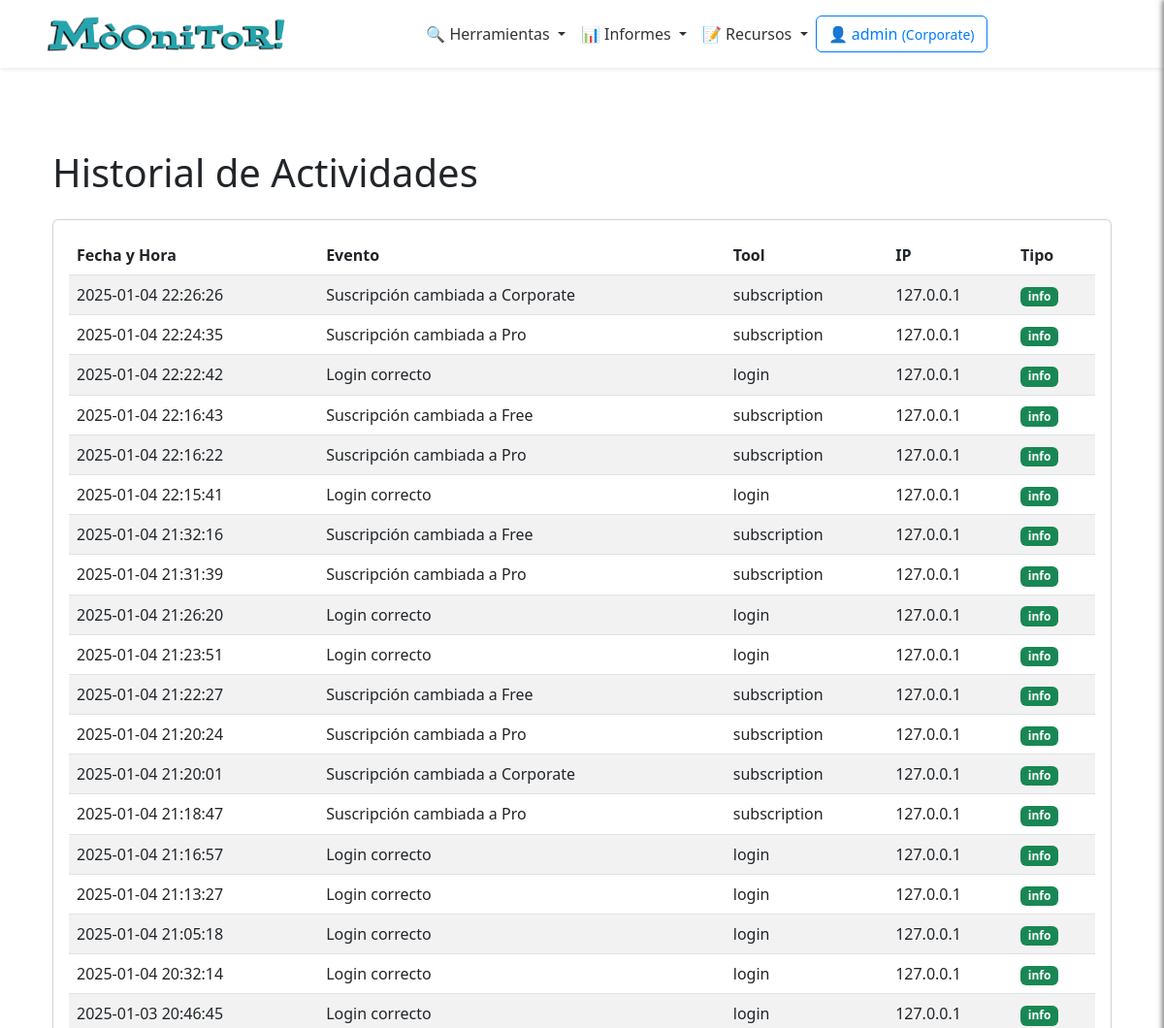
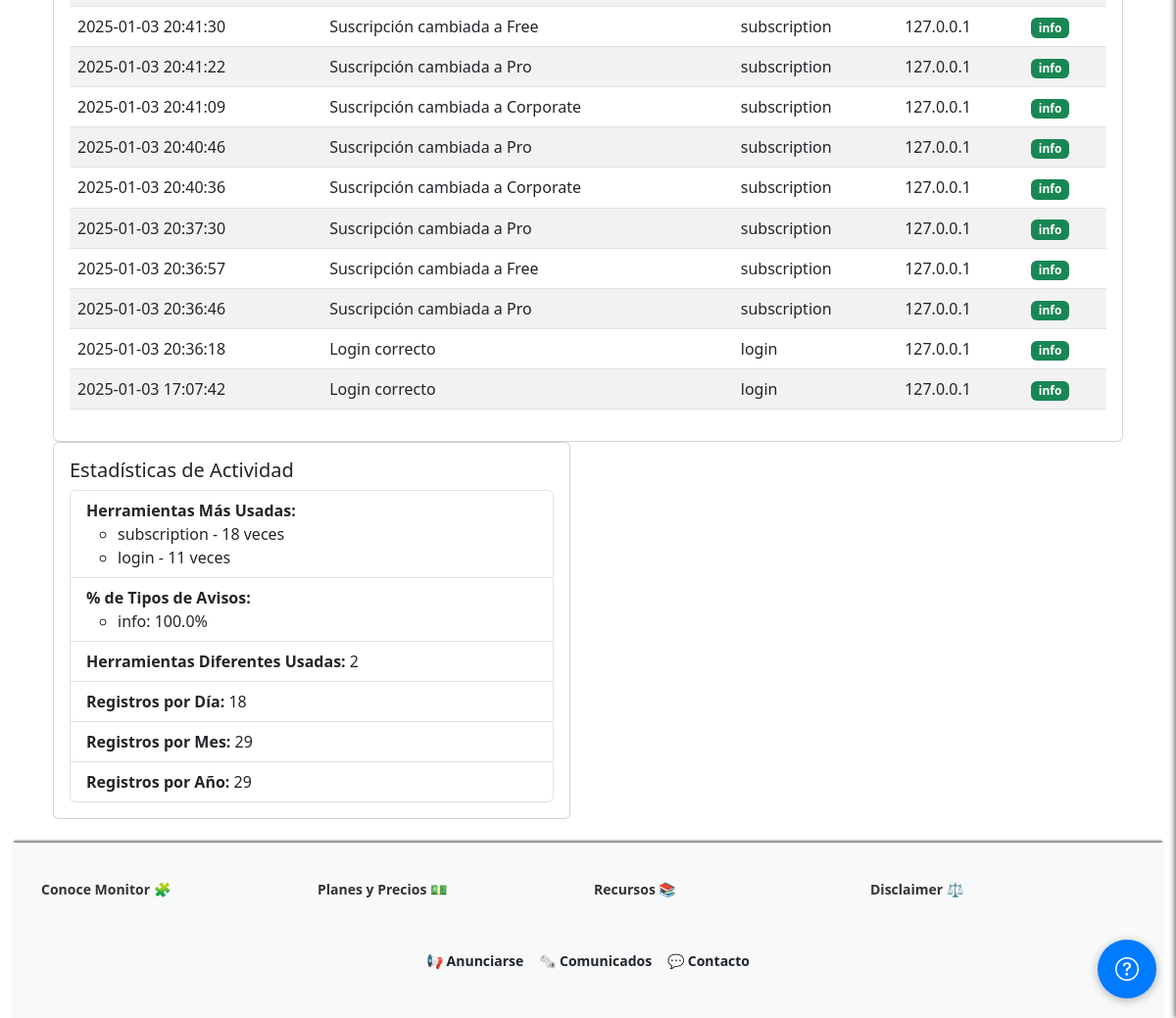
Page /profile/logs (signed in) on the committed database (2 pictures, top to bottom).
### app/models/user_model.py (models this page shows, shortened)
class Users(UserMixin, db.Model):
    __tablename__ = 'Users'
    id = db.Column(db.Integer, primary_key=True)
    username = db.Column(db.String(80), unique=True, nullable=False)
    email = db.Column(db.String(120), unique=True, nullable=False)
    password_hash = db.Column(db.String(255), nullable=False)
    token = db.Column(db.String(255), index=True, unique=True)
    active = db.Column(db.Boolean, default=False)
    registered_on = db.Column(db.DateTime, nullable=False, default=datetime.datetime.utcnow)
    config = db.Column(JSONType)
    role = db.Column(db.String(20), nullable=False, default='usuario')
    subscription_plan = db.Column(Enum('Free', 'Pro', 'Corporate', name='subscription_plans'), default='Free')
    subscription_currency = db.Column(db.String(3), default='USD')  # ISO currency codes (e.g., USD, EUR)
    subscription_expiration = db.Column(db.DateTime, nullable=True)
    subscription_frequency = db.Column(Enum('Monthly', 'Annually', name='subscription_frequency'), default='Monthly')
    primary_payment = db.Column(JSONType, nullable=True)  # IBAN, SWIFT, etc.
    secondary_payment = db.Column(JSONType, nullable=True)
    transactions = db.relationship('Transaction', backref='user', lazy=True)

class UserLog(db.Model):
    __tablename__ = 'UserLogs'
    id = db.Column(db.Integer, primary_key=True)
    user_id = db.Column(db.Integer, db.ForeignKey('Users.id'), nullable=False)
    username = db.Column(db.String(80), nullable=False)
    event = db.Column(db.String(255), nullable=False)  # Description of the event
    tool = db.Column(db.String(255), nullable=False)  # Tool used
    timestamp = db.Column(db.DateTime, nullable=False, default=datetime.datetime.utcnow)
    ip_address = db.Column(db.String(45), nullable=False)  # Supports IPv4/IPv6
    log_type = db.Column(Enum('info', 'warn', 'err', name='log_types'), nullable=False)

### app/views/user_views.py (the view)
@app.route('/profile/logs')
@login_required
def view_logs():
    breadcrumbs = [{'url': '/profile', 'text': 'Perfil'}, {'url': '/profile/logs', 'text': 'Historial de Actividades'}]
    logs = UserLog.query.filter_by(user_id=current_user.id).order_by(UserLog.timestamp.desc()).all()
    stats = calculate_log_statistics(logs)
    return render_template('user/view_logs.html', logs=logs, stats=stats, breadcrumbs=breadcrumbs)

### app/__init__.py (called while the page is built)
@app.context_processor
def inject_sidebar_info():
    return dict(is_admin=current_user.is_authenticated and current_user.role == 'admin')

@app.context_processor
def inject_breadcrumb():
    breadcrumbs = [
        {'url': '/', 'text': 'Inicio'},
        {'url': '/profile', 'text': 'Opcion 1'},
        {'url': '/profile/edit', 'text': 'Sub opcion 1'}
    ]
    return {'breadcrumbs': breadcrumbs}

@app.context_processor
def inject_grouped_tools():
    grouped_tools = {}
    for category, tools_in_category in groupby(sorted(tools, key=itemgetter('category')), key=itemgetter('category')):
        subcategories = {}
        for subcategory, tools_in_subcategory in groupby(sorted(tools_in_category, key=itemgetter('subcategory')), key=itemgetter('subcategory')):
            subcategories[subcategory] = list(tools_in_subcategory)
        grouped_tools[category] = subcategories
    return dict(grouped_tools=grouped_tools)

@login_manager.user_loader
def load_user(user_id):
    return Users.query.get(int(user_id))

### app/templates/user/view_logs.html (shortened to what this page needs)
{% extends 'base.html' %}
{% block content %}
<div class="container">
  <h1 class="my-4">Historial de Actividades</h1>
  <div class="card">
    <div class="card-body">
      {% if logs %}
      <table id="logsTable" class="table table-striped">
        <thead>
          <tr>
            <th>Fecha y Hora</th>
            <th>Evento</th>
            <th>Tool</th>
            <th>IP</th>
            <th>Tipo</th>
          </tr>
        </thead>
        <tbody>
          {% for log in logs %}
          <tr>
            <td>{{ log.timestamp.strftime('%Y-%m-%d %H:%M:%S') }}</td>
            <td>{{ log.event }}</td>
            <td>{{ log.tool }}</td>
            <td>{{ log.ip_address }}</td>
            <td>
              <span class="badge {% if log.log_type == 'info' %}bg-success{% elif log.log_type == 'warn' %}bg-warning{% else %}bg-danger{% endif %}">
                {{ log.log_type }}
              </span>
            </td>
          </tr>
          {% endfor %}
        </tbody>
      </table>
      {% else %}
      <p>No hay registros de actividad disponibles.</p>
      {% endif %}
    </div>
  </div>
    <div class="row mb-4">
        <div class="col-md-6">
          <div class="card">
            <div class="card-body">
              <h5 class="card-title">Estadísticas de Actividad</h5>
              <ul class="list-group">
                <li class="list-group-item">
                  <strong>Herramientas Más Usadas:</strong>
                  <ul>
                    {% for tool, count in stats['most_used_tools'] %}
                    <li>{{ tool }} - {{ count }} veces</li>
                    {% endfor %}
                  </ul>
                </li>
                <li class="list-group-item">
                  <strong>% de Tipos de Avisos:</strong>
                  <ul>
                    {% for log_type, percentage in stats['log_type_percentages'].items() %}
                    <li>{{ log_type }}: {{ percentage|round(2) }}%</li>
                    {% endfor %}
                  </ul>
                </li>
                <li class="list-group-item">
                  <strong>Herramientas Diferentes Usadas:</strong> {{ stats['unique_tools'] }}
                </li>
                <li class="list-group-item">
                  <strong>Registros por Día:</strong> {{ stats['logs_per_day'] }}
                </li>
                <li class="list-group-item">
                  <strong>Registros por Mes:</strong> {{ stats['logs_per_month'] }}
                </li>
                <li class="list-group-item">
                  <strong>Registros por Año:</strong> {{ stats['logs_per_year'] }}
                </li>
              </ul>
            </div>
          </div>
        </div>
      </div>
</div>
{% endblock %}

### app/templates/inc/navbar.html (shortened to what this page needs)
<nav class="navbar navbar-expand-lg navbar-light bg-white shadow-sm">
  <div class="container">
    <a class="navbar-brand mx-auto" href="{{ url_for('index') }}">
      <img src="{{ url_for('static', filename='logo.png') }}" alt="Logo" height="50"
        class="d-inline-block align-text-top">
    </a>
    <div class="collapse navbar-collapse justify-content-center" id="navbarNav">
      <ul class="navbar-nav align-items-center">
        <li class="nav-item dropdown">
          <a class="nav-link dropdown-toggle" href="#" id="domainDnsDropdown" role="button" data-bs-toggle="dropdown"
            aria-expanded="false">
            🔍 Herramientas
          </a>
        </li>
        <li class="nav-item dropdown">
          <a class="nav-link dropdown-toggle" href="#" id="domainDnsDropdown" role="button" data-bs-toggle="dropdown"
            aria-expanded="false">
            📊 Informes
          </a>
        </li>
        <li class="nav-item dropdown">
          <a class="nav-link dropdown-toggle" href="#" id="domainDnsDropdown" role="button" data-bs-toggle="dropdown"
            aria-expanded="false">
            📝 Recursos
          </a>
        </li>
      </ul>
    <div class="d-flex flex-column flex-sm-row align-items-center justify-content-center ms-0 mb-3 mt-3">
      {% if current_user.is_authenticated %}
          <a href="/dashboard" class="btn btn-outline-primary mb-2 mb-sm-0 me-sm-2">
              <span class="item-responsive">👤 {{ current_user.username }}
                  <small>({{ current_user.subscription_plan }})</small>
              </span>
          </a>
      {% endif %}
  </div>
    </div>
  </div>
</nav>

### app/static/css/style.css (style rules this page uses)
:root { --primary-color: #007bff; --secondary-color: #6c757d; --background-color: #f8f9fa; --text-color: #212529; --info-color: #7c71c5; --navbar-background: white; --navbar-shadow: 0 4px 2px -2px rgba(0, 0, 0, 0.1); --navbar-link: #333; --white: #fff; --featured-column: #f9f9f9; --menu-header: #000; --menu-separator: #ccc; }
body { display: flex; flex-direction: column; min-height: 100vh; background-image: url('https://ciberpunk.es/wp-content/uploads/2020/12/finance4-section-bg2.png'); background-repeat: repeat-y; background-blend-mode: normal; }
.navbar { background-color: var(--navbar-background); box-shadow: var(--navbar-shadow); width: 100%; display: block; padding: 0; box-shadow: var(--navbar-shadow); position: relative; }
.navbar-nav .nav-link { color: var(--navbar-link); }
.btn-outline-primary { border-color: var(--primary-color); color: var(--primary-color); }
.row { margin-right: 0 !important; }

### rows in the picture
Users: username "admin", subscription_plan "Corporate"
UserLog: timestamp "2025-01-04 22:26:26", event "Suscripción cambiada a Corporate", tool "subscription", ip_address "127.0.0.1", log_type "info", count "18"
UserLog: timestamp "2025-01-04 22:24:35", event "Suscripción cambiada a Pro", tool "subscription", ip_address "127.0.0.1", log_type "info"
UserLog: timestamp "2025-01-04 22:22:42", event "Login correcto", tool "login", ip_address "127.0.0.1", log_type "info", count "11"
UserLog: timestamp "2025-01-04 22:16:43", event "Suscripción cambiada a Free", tool "subscription", ip_address "127.0.0.1", log_type "info"
UserLog: timestamp "2025-01-04 22:16:22", event "Suscripción cambiada a Pro", tool "subscription", ip_address "127.0.0.1", log_type "info"
UserLog: timestamp "2025-01-04 22:15:41", event "Login correcto", tool "login", ip_address "127.0.0.1", log_type "info"
UserLog: timestamp "2025-01-04 21:32:16", event "Suscripción cambiada a Free", tool "subscription", ip_address "127.0.0.1", log_type "info"
UserLog: timestamp "2025-01-04 21:31:39", event "Suscripción cambiada a Pro", tool "subscription", ip_address "127.0.0.1", log_type "info"
UserLog: timestamp "2025-01-04 21:26:20", event "Login correcto", tool "login", ip_address "127.0.0.1", log_type "info"
UserLog: timestamp "2025-01-04 21:23:51", event "Login correcto", tool "login", ip_address "127.0.0.1", log_type "info"
UserLog: timestamp "2025-01-04 21:22:27", event "Suscripción cambiada a Free", tool "subscription", ip_address "127.0.0.1", log_type "info"
UserLog: timestamp "2025-01-04 21:20:24", event "Suscripción cambiada a Pro", tool "subscription", ip_address "127.0.0.1", log_type "info"
UserLog: timestamp "2025-01-04 21:20:01", event "Suscripción cambiada a Corporate", tool "subscription", ip_address "127.0.0.1", log_type "info"
UserLog: timestamp "2025-01-04 21:18:47", event "Suscripción cambiada a Pro", tool "subscription", ip_address "127.0.0.1", log_type "info"
UserLog: timestamp "2025-01-04 21:16:57", event "Login correcto", tool "login", ip_address "127.0.0.1", log_type "info"
UserLog: timestamp "2025-01-04 21:13:27", event "Login correcto", tool "login", ip_address "127.0.0.1", log_type "info"
UserLog: timestamp "2025-01-04 21:05:18", event "Login correcto", tool "login", ip_address "127.0.0.1", log_type "info"
UserLog: timestamp "2025-01-04 20:32:14", event "Login correcto", tool "login", ip_address "127.0.0.1", log_type "info"
UserLog: timestamp "2025-01-03 20:46:45", event "Login correcto", tool "login", ip_address "127.0.0.1", log_type "info"
UserLog: timestamp "2025-01-03 20:41:30", event "Suscripción cambiada a Free", tool "subscription", ip_address "127.0.0.1", log_type "info"
UserLog: timestamp "2025-01-03 20:41:22", event "Suscripción cambiada a Pro", tool "subscription", ip_address "127.0.0.1", log_type "info"
UserLog: timestamp "2025-01-03 20:41:09", event "Suscripción cambiada a Corporate", tool "subscription", ip_address "127.0.0.1", log_type "info"
UserLog: timestamp "2025-01-03 20:40:46", event "Suscripción cambiada a Pro", tool "subscription", ip_address "127.0.0.1", log_type "info"
UserLog: timestamp "2025-01-03 20:40:36", event "Suscripción cambiada a Corporate", tool "subscription", ip_address "127.0.0.1", log_type "info"
UserLog: timestamp "2025-01-03 20:37:30", event "Suscripción cambiada a Pro", tool "subscription", ip_address "127.0.0.1", log_type "info"
UserLog: timestamp "2025-01-03 20:36:57", event "Suscripción cambiada a Free", tool "subscription", ip_address "127.0.0.1", log_type "info"
UserLog: timestamp "2025-01-03 20:36:46", event "Suscripción cambiada a Pro", tool "subscription", ip_address "127.0.0.1", log_type "info"
UserLog: timestamp "2025-01-03 20:36:18", event "Login correcto", tool "login", ip_address "127.0.0.1", log_type "info"
UserLog: timestamp "2025-01-03 17:07:42", event "Login correcto", tool "login", ip_address "127.0.0.1", log_type "info"

### other values in the picture
{{ log_type }} "info"
{{ percentage|round(2) }} "100.0"
{{ stats['unique_tools'] }} "2"
{{ stats['logs_per_day'] }} "18"
{{ stats['logs_per_month'] }} "29"
{{ stats['logs_per_year'] }} "29"
